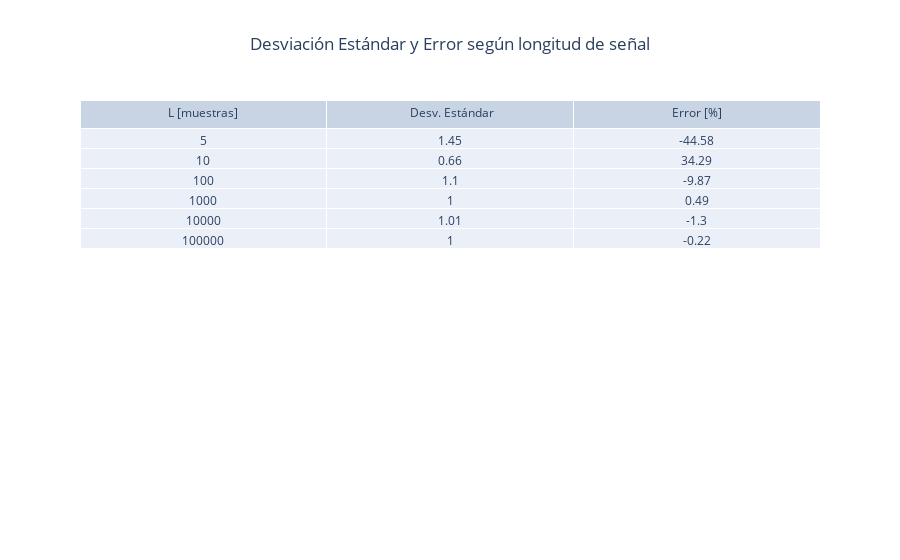

The cell this chart's notebook holds for it:
### Markdown cell above
Gráfico en tabla

### Code cell
DC_SNR_layout = go.Layout(
    title='Desviación Estándar y Error según longitud de señal',
    title_x=0.5,
    margin=go.layout.Margin(
        autoexpand=True
    )
)

fig = go.Figure(data=[go.Table(header=dict(values=['L [muestras]', ' Desv. Estándar', 'Error [%]'],align='center'),
                cells=dict(values=[np.array(arrayTabla).astype(str), np.around(dsArray, 2), np.around(errorArray,2)],align='center'))
                ],
                layout=DC_SNR_layout)
fig.show()

### Figure 1 — Plotly figure (JSON) as saved in the notebook; plotly's stock layout.template omitted (floating-point values rounded to 4 significant figures)
{"data": [{"cells": {"align": "center", "values": [["5", "10", "100", "1000", "10000", "100000"], [1.45, 0.66, 1.1, 1, 1.01, 1], [-44.58, 34.29, -9.87, 0.49, -1.3, -0.22]]}, "header": {"align": "center", "values": ["L [muestras]", " Desv. Estándar", "Error [%]"]}, "type": "table"}], "layout": {"margin": {"autoexpand": true}, "title": {"text": "Desviación Estándar y Error según longitud de señal", "x": 0.5}}}
